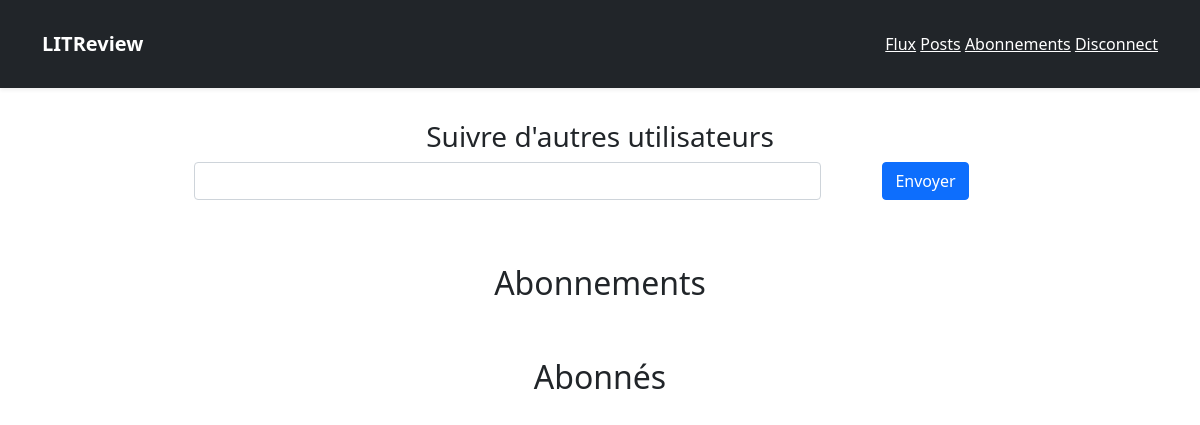
Before: /reviews/subscribes/ (signed in) with the older database file.
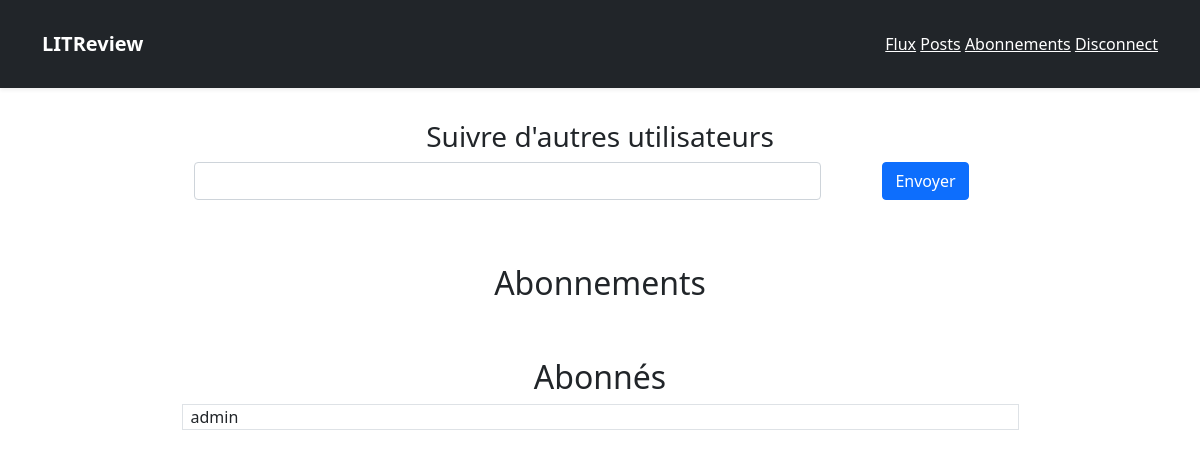
After: the same page with the newer database file.
### reviews/models.py (models this page shows)
class UserFollows(models.Model):
    user = models.ForeignKey(settings.AUTH_USER_MODEL, on_delete=models.CASCADE, related_name='following')
    followed_user = models.ForeignKey(settings.AUTH_USER_MODEL, on_delete=models.CASCADE, related_name='followed_by')
    class Meta:
        unique_together = ('user', 'followed_user')

### reviews/views.py (the view)
# urls.py: path('subscribes/', views.subscribes, name='subscribes'),
@login_required
def subscribes(request):
    error_message = ""
    user_id = request.user.id
    followers = UserFollows.objects.filter(user=user_id)
    follows = UserFollows.objects.filter(followed_user=user_id)
    if request.method == 'POST':
        form = FollowForm(request.POST)
        if form.is_valid():
            follow_username = form.cleaned_data['follow_username']
            follow_user = User.objects.filter(username=follow_username)
            if len(follow_user) > 0:
                follow = UserFollows()
                follow.user = follow_user[0]
                follow.followed_user = request.user
                if follow.user != follow.followed_user:
                    try:
                        follow.save()
                    except IntegrityError:
                        error_message = 'User already added'
                else:
                    error_message = 'you can\'t follow yourself'
            else:
                error_message = 'Unknow username'
    else:
        form = FollowForm()
    return render(request, 'reviews/subscribes.html', {
        'followers': followers,
        'follows': follows,
        'form': form,
        'error_message': error_message,
    })

### reviews/forms.py
class FollowForm(forms.Form):
    follow_username = forms.CharField(label='', max_length=150, widget=forms.TextInput(attrs={'class': 'form-control'}))

### reviews/templates/reviews/subscribes.html (shortened to what this page needs)
{% extends 'base.html' %}
{% block content %}
<div class="row justify-content-center">
    <div class="text-center p-4">
        <h3>Suivre d'autres utilisateurs</h3>
        <form action="{% url 'reviews:subscribes' %}" method="POST">
            <div class="row justify-content-center">
            <div class="col-7">
                {{ form }}
            </div>
            <div class="col-2">
                <input type="submit" value="Envoyer" class="btn btn-primary">
            </div>
        </div>
        </form>
    </div>
    <div class="text-center p-4">
        <h2>Abonnements</h2>
    </div>
    <div class="text-center p-4">
        <h2>Abonnés</h2>
        <div>
            {% for follower in followers %}
            <div class="row justify-content-center">
                <div class="ps-2 col-9 d-flex border p-0">
                    <span class="me-auto align-self-center"> {{ follower.followed_user.username }}</span>
                </div>
            </div>
            {% endfor %}
        </div>
    </div>
</div>
{% endblock content %}

Changed rows visible on the page:
added UserFollows: followed_user.username "admin"
